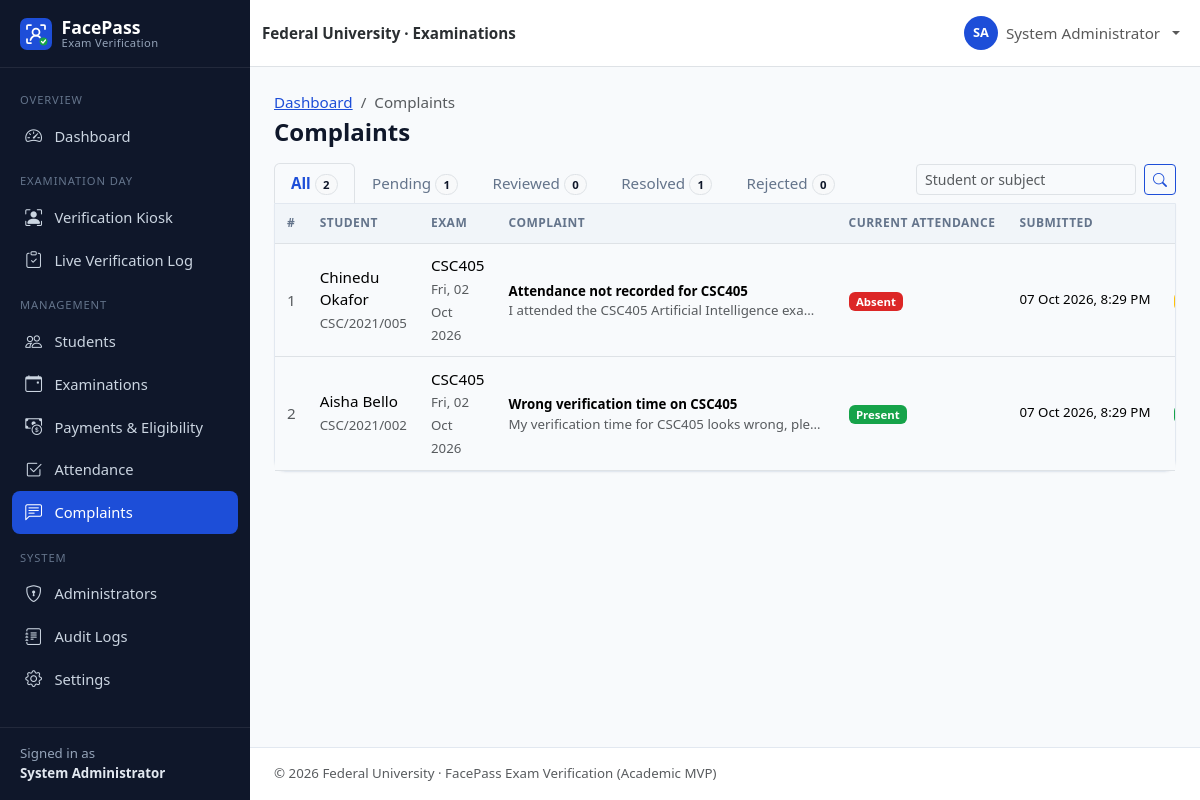
/admin/complaints.php (signed in), run on the app's committed database.
### tables this page shows
CREATE TABLE users (
    id               INT UNSIGNED NOT NULL AUTO_INCREMENT,
    student_id       VARCHAR(30)  NULL,                 
    first_name       VARCHAR(60)  NOT NULL,
    last_name        VARCHAR(60)  NOT NULL,
    email            VARCHAR(120) NOT NULL,
    phone            VARCHAR(20)  NULL,
    password         VARCHAR(255) NOT NULL,             
    role             ENUM('admin','student') NOT NULL DEFAULT 'student',
    department       VARCHAR(100) NULL,
    level            VARCHAR(10)  NULL,                 
    faculty          VARCHAR(100) NULL,
    face_registered  TINYINT(1)   NOT NULL DEFAULT 0,
    account_status   ENUM('active','inactive','suspended') NOT NULL DEFAULT 'active',
    created_at       TIMESTAMP    NOT NULL DEFAULT CURRENT_TIMESTAMP,
    updated_at       TIMESTAMP    NOT NULL DEFAULT CURRENT_TIMESTAMP ON UPDATE CURRENT_TIMESTAMP,
    PRIMARY KEY (id),
    UNIQUE KEY uq_users_student_id (student_id),
    UNIQUE KEY uq_users_email (email),
    KEY idx_users_role (role),
    KEY idx_users_dept_level (department, level),
    KEY idx_users_status (account_status)
);

CREATE TABLE complaints (
    id              INT UNSIGNED NOT NULL AUTO_INCREMENT,
    student_id      INT UNSIGNED NOT NULL,              
    exam_id         INT UNSIGNED NULL,                  
    subject         VARCHAR(150) NOT NULL,
    description     TEXT         NOT NULL,
    status          ENUM('pending','reviewed','resolved','rejected') NOT NULL DEFAULT 'pending',
    admin_response  TEXT         NULL,
    created_at      TIMESTAMP    NOT NULL DEFAULT CURRENT_TIMESTAMP,
    updated_at      TIMESTAMP    NOT NULL DEFAULT CURRENT_TIMESTAMP ON UPDATE CURRENT_TIMESTAMP,
    PRIMARY KEY (id),
    KEY idx_complaints_student (student_id),
    KEY idx_complaints_status (status),
    CONSTRAINT fk_complaints_student FOREIGN KEY (student_id)
        REFERENCES users (id) ON DELETE CASCADE ON UPDATE CASCADE,
    CONSTRAINT fk_complaints_exam FOREIGN KEY (exam_id)
        REFERENCES examinations (id) ON DELETE SET NULL ON UPDATE CASCADE
);

CREATE TABLE examinations (
    id            INT UNSIGNED NOT NULL AUTO_INCREMENT,
    course_code   VARCHAR(20)  NOT NULL,
    course_title  VARCHAR(150) NOT NULL,
    department    VARCHAR(100) NOT NULL,
    level         VARCHAR(10)  NOT NULL,
    exam_date     DATE         NOT NULL,
    start_time    TIME         NOT NULL,
    end_time      TIME         NOT NULL,
    venue         VARCHAR(120) NOT NULL,
    status        ENUM('scheduled','ongoing','completed','cancelled') NOT NULL DEFAULT 'scheduled',
    created_at    TIMESTAMP    NOT NULL DEFAULT CURRENT_TIMESTAMP,
    updated_at    TIMESTAMP    NOT NULL DEFAULT CURRENT_TIMESTAMP ON UPDATE CURRENT_TIMESTAMP,
    PRIMARY KEY (id),
    KEY idx_exams_date (exam_date),
    KEY idx_exams_status (status),
    KEY idx_exams_dept_level (department, level)
);

### config/database.php (called while the page is built, shortened)
<?php
function db(): PDO
{
    static $pdo = null;
    if ($pdo === null) {
        $dsn = sprintf(
            'mysql:host=%s;port=%s;dbname=%s;charset=utf8mb4',
            DB_HOST,
            DB_PORT,
            DB_NAME
        );
        $pdo = new PDO($dsn, DB_USER, DB_PASS, [
            PDO::ATTR_ERRMODE            => PDO::ERRMODE_EXCEPTION,
            PDO::ATTR_DEFAULT_FETCH_MODE => PDO::FETCH_ASSOC,
            PDO::ATTR_EMULATE_PREPARES   => false,
        ]);
        $offset = (new DateTime('now', new DateTimeZone(APP_TIMEZONE)))->format('P');
        $stmt = $pdo->prepare('SET time_zone = ?');
        $stmt->execute([$offset]);
    }
    return $pdo;
}

### includes/auth.php (called while the page is built, shortened)
<?php
function current_user(): ?array
{
    static $user = false;
    if ($user !== false) {
        return $user;
    }
    $user = null;
    if (!empty($_SESSION['user_id'])) {
        $stmt = db()->prepare('SELECT * FROM users WHERE id = ?');
        $stmt->execute([(int) $_SESSION['user_id']]);
        $row = $stmt->fetch();
        if ($row && $row['account_status'] === 'active' && $row['role'] === ($_SESSION['role'] ?? '')) {
            $user = $row;
        } else {
            logout_user();
        }
    }
    return $user;
}
function requireLogin(): array
{
    $user = current_user();
    return $user;
}
function requireAdmin(): array
{
    $user = requireLogin();
    return $user;
}

### admin/complaints.php (the view, shortened to what this page needs)
<?php
require_once __DIR__ . '/../includes/bootstrap.php';
requireAdmin();
$pdo = db();
$status = get_str('status', 20);
$q = get_str('q');
$where = ['1=1'];
$params = [];
$whereSql = implode(' AND ', $where);
$from = 'FROM complaints c JOIN users u ON u.id = c.student_id LEFT JOIN examinations e ON e.id = c.exam_id';
$stmt = $pdo->prepare("SELECT COUNT(*) $from WHERE $whereSql");
$stmt->execute($params);
[$page, $perPage, $offset, $pages] = paginate((int) $stmt->fetchColumn(), 15);
$stmt = $pdo->prepare(
    "SELECT c.*, u.student_id AS matric, u.first_name, u.last_name, e.course_code, e.exam_date,
            (SELECT a.status FROM attendance a WHERE a.student_id = c.student_id AND a.exam_id = c.exam_id) AS att_status
     $from WHERE $whereSql
     ORDER BY FIELD(c.status, 'pending', 'reviewed', 'resolved', 'rejected'), c.created_at DESC
     LIMIT $perPage OFFSET $offset"
);
$stmt->execute($params);
$complaints = $stmt->fetchAll();
$counts = $pdo->query('SELECT status, COUNT(*) AS n FROM complaints GROUP BY status')->fetchAll(PDO::FETCH_KEY_PAIR);
$pageTitle = 'Complaints';
$breadcrumbs = ['Dashboard' => 'admin/dashboard.php', 'Complaints' => null];
require __DIR__ . '/../includes/header.php';
?>
<div class="d-flex flex-wrap justify-content-between align-items-end gap-2">
    <ul class="nav nav-tabs nav-tabs-status border-bottom-0">
        <li class="nav-item"><a class="nav-link<?= $status === '' ? ' active' : '' ?>" href="?">All <span class="badge rounded-pill bg-light text-dark border"><?= array_sum($counts) ?></span></a></li>
        <?php foreach (COMPLAINT_STATUSES as $s): ?>
            <li class="nav-item"><a class="nav-link<?= $status === $s ? ' active' : '' ?>" href="?status=<?= e($s) ?>"><?= e(ucfirst($s)) ?>
                <span class="badge rounded-pill bg-light text-dark border"><?= (int) ($counts[$s] ?? 0) ?></span></a></li>
        <?php endforeach; ?>
    </ul>
    <form class="d-flex gap-2 mb-2" method="get">
        <input type="search" class="form-control form-control-sm" name="q" value="<?= e($q) ?>" placeholder="Student or subject">
        <button class="btn btn-sm btn-outline-primary"><i class="bi bi-search"></i></button>
    </form>
</div>
<div class="card rounded-top-0">
    <div class="table-responsive">
        <table class="table table-hover align-middle table-card">
            <thead><tr><th>#</th><th>Student</th><th>Exam</th><th>Complaint</th><th>Current attendance</th><th>Submitted</th><th>Status</th><th class="text-end">Action</th></tr></thead>
            <tbody>
            <?php foreach ($complaints as $c): ?>
                <tr>
                    <td class="text-muted"><?= (int) $c['id'] ?></td>
                    <td><?= e(full_name($c)) ?><br><span class="small text-muted"><?= e($c['matric']) ?></span></td>
                    <td><?= $c['course_code'] ? e($c['course_code']) . '<br><span class="small text-muted">' . e(fmt_date($c['exam_date'])) . '</span>' : '<span class="text-muted">General</span>' ?></td>
                    <td style="max-width:340px"><strong class="small"><?= e($c['subject']) ?></strong>
                        <div class="small text-muted text-truncate"><?= e($c['description']) ?></div></td>
                    <td><?= $c['course_code'] ? ($c['att_status'] ? status_badge($c['att_status']) : '<span class="badge bg-light text-dark">No record</span>') : '—' ?></td>
                    <td class="small text-nowrap"><?= e(fmt_datetime($c['created_at'])) ?></td>
                    <td><?= status_badge($c['status']) ?></td>
                </tr>
            <?php endforeach; ?>
            </tbody>
        </table>
    </div>
</div>
<?php require __DIR__ . '/../includes/footer.php'; ?>

### includes/header.php (shortened to what this page needs)
<?php
$pageTitle = $pageTitle ?? APP_NAME;
$layout = $layout ?? 'app';
$breadcrumbs = $breadcrumbs ?? [];
$bodyClass = $bodyClass ?? '';
$user = current_user();
$role = $user['role'] ?? null;
?>
<!doctype html>
<html lang="en">
<head>
    <link rel="stylesheet" href="<?= e(url('assets/vendor/bootstrap/bootstrap.min.css')) ?>">
    <link rel="stylesheet" href="<?= e(url('assets/vendor/bootstrap-icons/bootstrap-icons.min.css')) ?>">
    <link rel="stylesheet" href="<?= e(url('assets/css/style.css')) ?>">
    <?php if ($role === 'admin'): ?>
        <link rel="stylesheet" href="<?= e(url('assets/css/admin.css')) ?>">
    <?php elseif ($role === 'student'): ?>
        <link rel="stylesheet" href="<?= e(url('assets/css/student.css')) ?>">
    <?php endif; ?>
</head>
<body class="<?= e(trim("layout-$layout $bodyClass")) ?>">
<?php if ($layout === 'app' && $user): ?>
<div class="app-shell">
    <?php require __DIR__ . '/sidebar.php'; ?>
    <div class="app-main">
        <nav class="navbar navbar-expand bg-white border-bottom app-topbar sticky-top">
            <div class="container-fluid">
                <span class="navbar-text fw-semibold text-secondary-emphasis d-none d-sm-inline">
                    <?= e(INSTITUTION_NAME) ?> · Examinations
                </span>
                <ul class="navbar-nav ms-auto align-items-center">
                    <li class="nav-item dropdown">
                        <a class="nav-link dropdown-toggle d-flex align-items-center gap-2" href="#" role="button"
                           data-bs-toggle="dropdown" aria-expanded="false">
                            <span class="avatar-circle"><?= e(strtoupper(substr($user['first_name'], 0, 1) . substr($user['last_name'], 0, 1))) ?></span>
                            <span class="d-none d-md-inline"><?= e(full_name($user)) ?></span>
                        </a>
                    </li>
                </ul>
            </div>
        </nav>
        <main class="app-content container-fluid">
            <div class="d-flex flex-wrap justify-content-between align-items-center mb-3 gap-2">
                <div>
                    <?php if ($breadcrumbs): ?>
                        <nav aria-label="breadcrumb">
                            <ol class="breadcrumb small mb-1">
                                <?php foreach ($breadcrumbs as $label => $link): ?>
                                    <?php if ($link): ?>
                                        <li class="breadcrumb-item"><a href="<?= e(url($link)) ?>"><?= e($label) ?></a></li>
                                    <?php else: ?>
                                        <li class="breadcrumb-item active" aria-current="page"><?= e($label) ?></li>
                                    <?php endif; ?>
                                <?php endforeach; ?>
                            </ol>
                        </nav>
                    <?php endif; ?>
                    <h1 class="h4 mb-0 page-title"><?= e($pageTitle) ?></h1>
                </div>
            </div>
<?php else: ?>
<main class="plain-content">
<?php endif; ?>

### includes/sidebar.php (shortened to what this page needs)
<?php
$current = str_replace('\\', '/', $_SERVER['SCRIPT_NAME'] ?? '');
if (($user['role'] ?? '') === 'admin') {
    $menu = [
        'Overview' => [
            ['admin/dashboard.php', 'bi-speedometer2', 'Dashboard'],
        ],
        'Examination Day' => [
            ['verification/index.php', 'bi-person-bounding-box', 'Verification Kiosk'],
            ['verification/result.php', 'bi-clipboard-check', 'Live Verification Log'],
        ],
        'Management' => [
            ['admin/students.php', 'bi-people', 'Students'],
            ['admin/examinations.php', 'bi-calendar-event', 'Examinations'],
            ['admin/payments.php', 'bi-cash-coin', 'Payments & Eligibility'],
            ['admin/attendance.php', 'bi-check2-square', 'Attendance'],
            ['admin/complaints.php', 'bi-chat-left-text', 'Complaints'],
        ],
        'System' => [
            ['admin/users.php', 'bi-shield-lock', 'Administrators'],
            ['admin/audit-logs.php', 'bi-journal-text', 'Audit Logs'],
            ['admin/settings.php', 'bi-gear', 'Settings'],
        ],
    ];
    $aliases = [
        'admin/student-view.php' => 'admin/students.php',
        'admin/enroll-face.php' => 'admin/students.php',
        'auth/register.php' => 'admin/students.php',
        'admin/examination-create.php' => 'admin/examinations.php',
    ];
}
$isActive = function (string $path) use ($current, $aliases): bool {
    foreach ($aliases as $child => $parent) {
        if ($parent === $path && str_ends_with($current, '/' . $child)) {
            return true;
        }
    }
    return str_ends_with($current, '/' . $path);
};
?>
<aside class="offcanvas-lg offcanvas-start app-sidebar" tabindex="-1" id="appSidebar" aria-labelledby="appSidebarLabel">
    <div class="offcanvas-body flex-column p-0">
        <div class="sidebar-desktop-brand d-none d-lg-block">
            <a class="sidebar-brand" href="<?= e(url('index.php')) ?>">
                <img src="<?= e(url('assets/images/logo.svg')) ?>" alt="" width="32" height="32">
                <span>FacePass<small>Exam Verification</small></span>
            </a>
        </div>
        <nav class="sidebar-nav">
            <?php foreach ($menu as $section => $items): ?>
                <div class="sidebar-section"><?= e($section) ?></div>
                <?php foreach ($items as [$path, $icon, $label]): ?>
                    <a class="sidebar-link<?= $isActive($path) ? ' active' : '' ?>" href="<?= e(url($path)) ?>">
                        <i class="bi <?= e($icon) ?>"></i><span><?= e($label) ?></span>
                    </a>
                <?php endforeach; ?>
            <?php endforeach; ?>
        </nav>
        <div class="sidebar-footer small">
            Signed in as<br><strong><?= e(full_name($user)) ?></strong>
        </div>
    </div>
</aside>

### includes/functions.php (shortened to what this page needs)
<?php
function e($value): string
{
    return htmlspecialchars((string) ($value ?? ''), ENT_QUOTES | ENT_SUBSTITUTE, 'UTF-8');
}
function base_url(): string
{
    static $base = null;
    if ($base !== null) {
        return $base;
    }
    $docRoot = realpath($_SERVER['DOCUMENT_ROOT'] ?? '') ?: '';
    $root = realpath(ROOT_PATH) ?: ROOT_PATH;
    $docRoot = str_replace('\\', '/', $docRoot);
    $root = str_replace('\\', '/', $root);
    $relative = '';
    if ($docRoot !== '' && stripos($root, $docRoot) === 0) {
        $relative = trim(substr($root, strlen($docRoot)), '/');
    }
    $base = $relative === '' ? '' : '/' . $relative;
    return $base;
}
function url(string $path = ''): string
{
    return base_url() . '/' . ltrim($path, '/');
}
function get_str(string $key, int $maxLen = 100): string
{
    $value = $_GET[$key] ?? '';
    return is_string($value) ? mb_substr(trim($value), 0, $maxLen) : '';
}
function get_int(string $key, int $default = 0): int
{
    $value = filter_var($_GET[$key] ?? null, FILTER_VALIDATE_INT);
    return $value === false || $value === null ? $default : $value;
}
function full_name(array $row): string
{
    return trim(($row['first_name'] ?? '') . ' ' . ($row['last_name'] ?? ''));
}
function fmt_date(?string $date): string
{
    return $date ? date('D, d M Y', strtotime($date)) : '—';
}
function fmt_datetime(?string $dt): string
{
    return $dt ? date('d M Y, g:i A', strtotime($dt)) : '—';
}
function status_badge(?string $status): string
{
    $map = [
        'scheduled' => 'primary', 'ongoing' => 'warning text-dark', 'completed' => 'success',
        'cancelled' => 'secondary', 'present' => 'success', 'absent' => 'danger',
        'rejected' => 'danger', 'pending' => 'warning text-dark', 'reviewed' => 'info text-dark',
        'resolved' => 'success', 'active' => 'success', 'inactive' => 'secondary',
        'suspended' => 'danger', 'facial_recognition' => 'primary', 'manual' => 'dark',
    ];
    $status = (string) $status;
    $class = $map[$status] ?? 'secondary';
    $label = ucwords(str_replace('_', ' ', $status));
    return '<span class="badge bg-' . $class . '">' . e($label) . '</span>';
}
function paginate(int $total, int $perPage = 15): array
{
    $pages = max(1, (int) ceil($total / $perPage));
    $page = min(max(1, get_int('page', 1)), $pages);
    return [$page, $perPage, ($page - 1) * $perPage, $pages];
}

### data on the page
users: full_name($user) "System Administrator", first_name+last_name "SA"
complaints: id "1", student.last_name "Chinedu Okafor", student.student_id "CSC/2021/005", exam.course_code "CSC405", exam.exam_date "Fri, 02 Oct 2026", subject "Attendance not recorded for CSC405", description "I attended the CSC405 Artificial Intelligence exa…", label "Absent", created_at "07 Oct 2026, 8:29 PM"
complaints: id "2", student.last_name "Aisha Bello", student.student_id "CSC/2021/002", exam.course_code "CSC405", exam.exam_date "Fri, 02 Oct 2026", subject "Wrong verification time on CSC405", description "My verification time for CSC405 looks wrong, ple…", label "Present", created_at "07 Oct 2026, 8:29 PM"

### other printed values
$section "OVERVIEW"
$label "Dashboard"
$section "EXAMINATION DAY"
$label "Verification Kiosk"
$label "Live Verification Log"
$section "MANAGEMENT"
$label "Students"
$label "Examinations"
$label "Payments & Eligibility"
$label "Attendance"
$label "Complaints"
$section "SYSTEM"
$label "Administrators"
$label "Audit Logs"
$label "Settings"
